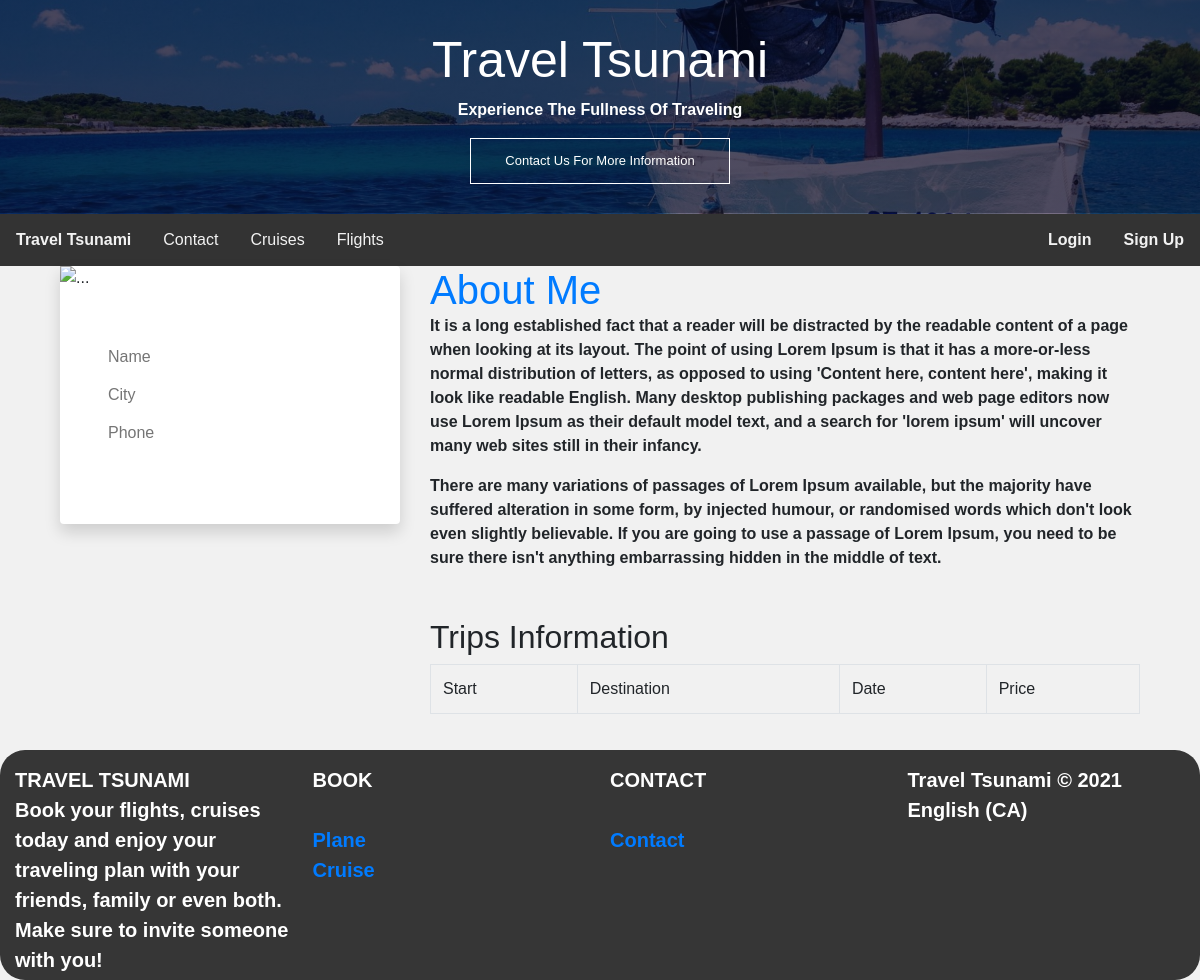
/user/4, run on an earlier commit of the app's database.
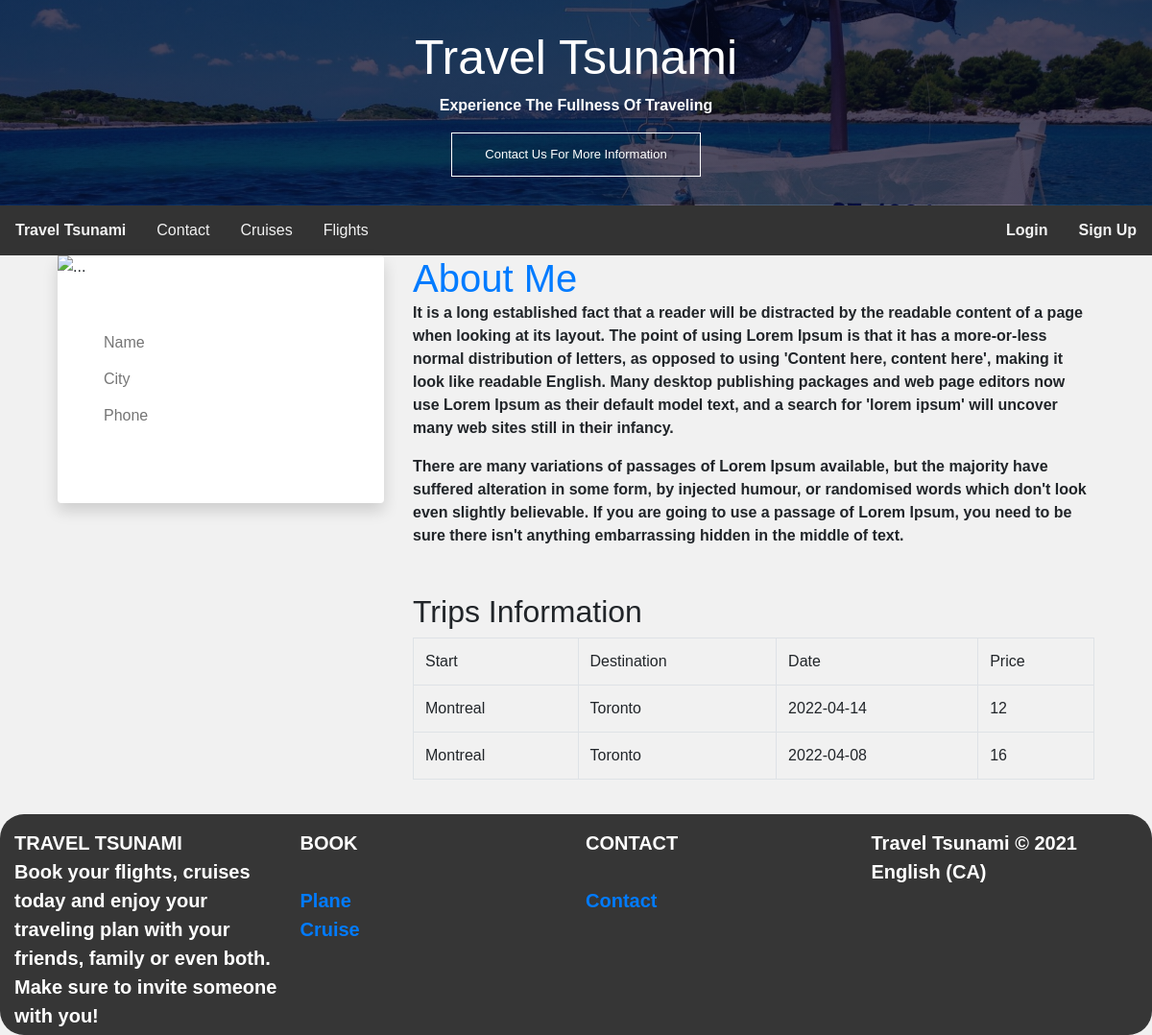
And on a later commit of the database.
### tables this page shows
CREATE TABLE `trip` (
  `trip_id` int(11) NOT NULL,
  `user_id` int(11) NOT NULL,
  `name` varchar(255) NOT NULL,
  `max` int(11) NOT NULL,
  `date` date NOT NULL,
  `price` int(11) NOT NULL,
  `description` varchar(255) NOT NULL,
  `start` varchar(255) NOT NULL,
  `destination` varchar(255) NOT NULL
);

### app/controllers/User.php (called while the page is built, shortened)
<?php
class User extends Controller {
    public function __construct()
    {
        $this->userModel = $this->model('userModel');
        $this->tripModel = $this->model('tripModel');
    }
    public function index($id) {
        $trips = $this->tripModel->getTrips($id);
        $iduser = $_SESSION['user_id'];
        $users = $this->userModel->getUserById($iduser);
        $about = $this->userModel->getAboutByUser($_SESSION['user_id']);
        $data = [
            "user" => $id,
            "trips" => $trips,
            "users" => $users,
            "user_id" => $about
        ];
        $this->view('User/index',$data);
    }
}

### app/core/app.php (called while the page is built, shortened)
<?php
    class App{
        protected $currentMethod = 'index';
        public function __construct()
        {
            $url = $this->parseURL();
            if(file_exists('../app/controllers/'.$url[0].'.php')){
                unset($url[0]);
            }
            $this->currentController = new $this->currentController;
            $this->params = $url ? array_values($url) : [];
            call_user_func_array([$this->currentController, $this->currentMethod], $this->params);
        }
        public function parseURL(){
            if(isset($_GET['url'])){
                $url = rtrim($_GET['url'], '/');
                $url = filter_var($url, FILTER_SANITIZE_URL);
                $url = explode('/',$url);
                return $url;
            }
        }
    }

### public/index.php (called while the page is built, shortened)
<?php
    $init = new App;
?>

### app/core/Model.php (called while the page is built, shortened)
<?php
class Model
{
    private $host = DB_HOST;
    private $user = DB_USER;
    private $pass = DB_PASS;
    private $dbname = DB_NAME;
    private $dbh;
    private $stmt;
    public function __construct()
    {
        $dsn = 'mysql:host=' . $this->host . ';dbname=' . $this->dbname;
        $options = array(
            PDO::ATTR_PERSISTENT => true,
            PDO::ATTR_ERRMODE => PDO::ERRMODE_EXCEPTION
        );
        try {
            $this->dbh = new PDO($dsn, $this->user, $this->pass, $options);
        } catch (PDOException $e) {
            $this->error = $e->getMessage();
            echo $this->error;
        }
    }
    public function query($sql)
    {
        $this->stmt = $this->dbh->prepare($sql);
    }
    public function bind($param, $value, $type = null)
    {
        if (is_null($type)) {
            switch (true) {
                case is_null($value):
                    $type = PDO::PARAM_NULL;
                    break;
            }
        }
        $this->stmt->bindValue($param, $value, $type);
    }
    public function execute()
    {
        return $this->stmt->execute();
    }
    public function getResultSet(){
        $this->execute();
        return $this->stmt->fetchAll(PDO::FETCH_OBJ);
    }
}

### app/models/tripModel.php (called while the page is built, shortened)
<?php
    class tripModel{
        public function __construct(){
            $this->db = new Model;
        }
        public function getTrips($id) {
            $this->db->query("SELECT * FROM trip WHERE user_id = '$id'");
            return $this->db->getResultSet();
        }
    }
?>

### app/views/User/index.php (the view, shortened to what the rows shown need)
<?php include APPROOT.'/views/includes/header.php'; ?>
<?php
    if ($data["user"] == $_SESSION['user_id']) {?>
<div class="container">
    <div class="row justify-content-right">
        <div class="col-md-7 col-lg-4 mb-5 mb-lg-0 wow fadeIn">
            <div class="card border-0 shadow">
                <img src="https://raw.githubusercontent.com/twbs/icons/main/icons/person-fill.svg" alt="...">
                <div class="card-body p-1-9 p-xl-5">
                    <div class="mb-4">
                        <h3 class="h4 mb-0">
                            <input name="first_name" type="text"  readonly class="form-control-plaintext" id="first_name" placeholder="Name" require value="<?php echo $data['users']->first_name ?>">
                            </h3>
                        <h3 class="h4 mb-0">
                            <input name="last_name" type="text"  readonly class="form-control-plaintext" id="last_name" placeholder="City" require value="<?php echo $data['users']->last_name ?>">
                        </h3>
                            <h3 class="h4 mb-0">
                            <input name="email" type="text"  readonly class="form-control-plaintext" id="email" placeholder="Phone" require value="<?php echo $data['users']->email ?>">
                        </h3>
                    </div>
                    <ul class="list-unstyled mb-4">
                            <p class="text-left"><a href="/eCommerce-Project/User/password/"class="btn btn-primary">Password Change</a></p>
                            <p class="text-left"><a href="/eCommerce-Project/User/email/"class="btn btn-primary">Email Change</a></p>
                            <p class="text-left"><?php echo '<a href=/eCommerce-Project/User/updateInfo/'.$_SESSION['user_id'].' class="btn btn-primary">Modify Information</a>'?></p>
                            <?php
                                if ($data["user_id"] == null) {?>
                                    <p class="text-left"><?php echo '<a href=/eCommerce-Project/User/about/'.$_SESSION['user_id'].' class="btn btn-primary">Add About</a>'?></p>
                            <?php } else { ?>
                                <p class="text-left"><?php echo '<a href=/eCommerce-Project/User/editabout/'.$_SESSION['user_id'].' class="btn btn-primary">Edit About</a>'?></p>
                                    <?php } ?>
                                    <p class="text-left"><?php echo '<a href=/eCommerce-Project/User/deleteUser/'.$_SESSION['user_id'].' class="btn btn-primary">Delete Account</a>'?><p>
                    </ul>
                </div>
            </div>
        </div>
        <div class="col-lg-8">
            <div class="ps-lg-1-6 ps-xl-5">
                <div class="mb-5 wow fadeIn">
                    <div class="text-start mb-1-6 wow fadeIn">
                        <h2 class="h1 mb-0 text-primary">About Me</h2>
                    </div>
                    <?php
                        if ($data["user_id"] == null) {?>
                            <p>It is a long established fact that a reader will be distracted by the readable content of a page when looking at its layout. The point of using Lorem Ipsum is that it has a more-or-less normal distribution of letters, as opposed to using 'Content here, content here', making it look like readable English. Many desktop publishing packages and web page editors now use Lorem Ipsum as their default model text, and a search for 'lorem ipsum' will uncover many web sites still in their infancy.</p>
                            <p class="mb-0">There are many variations of passages of Lorem Ipsum available, but the majority have suffered alteration in some form, by injected humour, or randomised words which don't look even slightly believable. If you are going to use a passage of Lorem Ipsum, you need to be sure there isn't anything embarrassing hidden in the middle of text.</p>
                    <?php } else { ?>
                        <?php echo '<p class="mb-0">' . $data['user_id']->text_about . "</p>"; ?>
                        <?php } ?>
                </div>
                <h2>Trips Information</h2>
                <table  class="table table-bordered">
                     <tr>
                        <td>Start</td>
                        <td>Destination</td>
                        <td>Date</td>
                        <td>Price</td>
                        <td colspan="3" class="text-center"> Modifications</td>
                    </tr>
                <?php
                    foreach($data["trips"] as $trip){
                    echo"<tr>";
                    echo"<td>$trip->start</td>";
                    echo"<td>$trip->destination</td>";
                    echo"<td>$trip->date</td>";
                    echo"<td>$trip->price</td>";
                    echo"<td>
                    <a href='/eCommerce-Project/Trip/edit/$trip->trip_id'> Update</a>
                    </td>";
                    echo"<td>
                    <a href='/eCommerce-Project/Trip/delete/$trip->trip_id'> Delete</a>
                    </td>";
                    echo"</tr>";
                }
                ?>
                </table>
            </div>
        </div>
    </div>
</div>
<?php } else { ?>
    <div class="container">
    <div class="row justify-content-right">
        <div class="col-lg-8">
            <div class="ps-lg-1-6 ps-xl-5">
                <div class="mb-5 wow fadeIn">
                    <div class="text-start mb-1-6 wow fadeIn">
                        <h2 class="h1 mb-0 text-primary">About Me</h2>
                    </div>
                </div>
                <h2>Trips Information</h2>
                <table  class="table table-bordered">
                <?php
                    foreach($data["trips"] as $trip){
                    echo"<tr>";
                    echo"<td>$trip->start</td>";
                    echo"<td>$trip->destination</td>";
                    echo"<td>$trip->date</td>";
                    echo"<td>$trip->price</td>";
                }
                ?>
                </table>
            </div>
        </div>
    </div>
</div>
<?php } ?>
<?php include APPROOT.'/views/includes/footer.php'; ?>

What changed in the data, as far as the page shows it:
added trip: start "Montreal", destination "Toronto", date "2022-04-14", price "12"
added trip: start "Montreal", destination "Toronto", date "2022-04-08", price "16"
